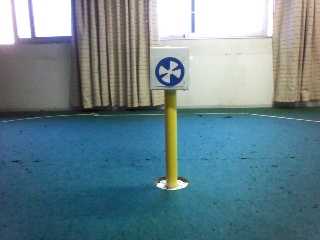
#> input picture YellowStick.jpg, 320 x 240 px
$ python 1.py
#> lines starting #> are read from the running program, lines starting #| are printed output that depends on the picture; after the words box and inside, x2 and y2 are one past the last pixel; in counts of white or black regions, pixels touching at a corner belong together
import cv2
import numpy as np
def pic():
    img = cv2.imread('YellowStick.jpg')#读图片
#> img is the input picture: shape (240, 320, 3); mean B, G, R 140.6, 132.1, 106.1
    blurred = cv2.GaussianBlur(img, (3, 3), 1)#高斯模糊
    hsv = cv2.cvtColor(blurred, cv2.COLOR_BGR2HSV)#bgr转化为hsv
#> hsv: shape (240, 320, 3); mean H, S, V 76.3, 93.8, 147.5

    lower_red = np.array([26, 43, 46])
    upper_red = np.array([70, 255, 255])
    mask = cv2.inRange(hsv, lower_red, upper_red)#分割出黄色杠
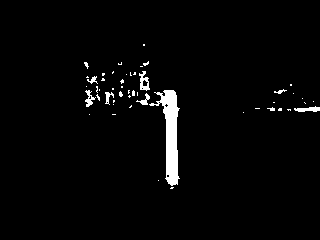
#> mask: shape (240, 320); 2.5% white; 50 white regions (42 under 20 px), largest, box (x1, y1, x2, y2) and area: (149, 90, 180, 186) 1206, (139, 71, 150, 91) 115, (294, 106, 320, 112) 99
    mask = cv2.inRange(hsv, lower_red, upper_red)#分割出黄色杠

    result = cv2.medianBlur(mask, 1)#中值滤波去噪
    kenerl = cv2.getStructuringElement(cv2.MORPH_RECT, (5, 6))
    dst = cv2.erode(result, kenerl)#腐蚀
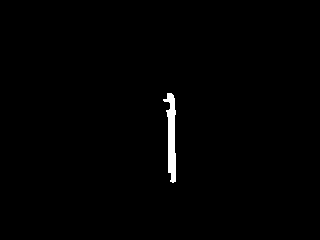
#> dst: shape (240, 320); 0.83% white; 1 white region, box (x1, y1, x2, y2) and area: (163, 93, 176, 183) 641
    dst1 = cv2.dilate(dst, kenerl)#膨胀
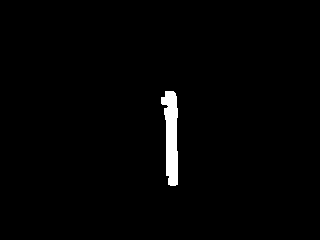
#> dst1: shape (240, 320); 1.5% white; 1 white region
    cv2.imshow('dst1', dst1)

    contours, hierarchy = cv2.findContours(dst1, cv2.RETR_TREE, cv2.CHAIN_APPROX_SIMPLE)#查找轮廓
#> contours = 1 contour; box (x1, y1, x2, y2) and area: (161, 91, 178, 186) 1008
    x, y, w, h = cv2.boundingRect(dst1)
#> x = 161; y = 91; w = 17; h = 95
    img1 = cv2.rectangle(img, (x, y), (x + w, y + h), (0, 255, 0), 2)#画出外接矩形
    cv2.imshow('img1', img1)

    print('杠的中点为：', (x + w / 2, y + h/ 2))#打印杠的中心坐标
#| 杠的中点为： (169.5, 138.5)
    cv2.waitKey(0)


if __name__ == '__main__':
    pic()
